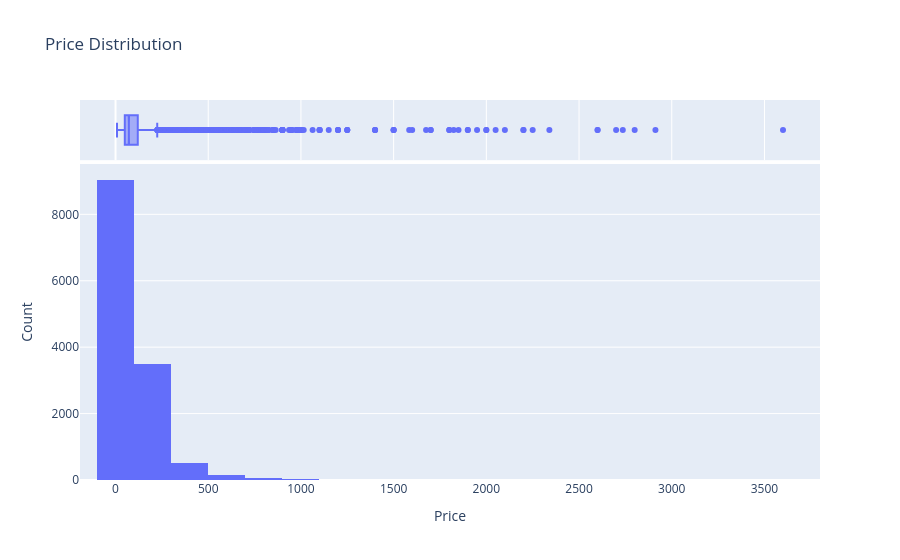

The cell this chart's notebook holds for it:
### Code cell
fig = px.histogram(
    df,
    x='price',
    nbins=30,
    title='Price Distribution',
    marginal='box' 
)

fig.update_layout(
    xaxis_title="Price",
    yaxis_title="Count"
)

fig.show()

### Figure 1 — Plotly figure (JSON) as saved in the notebook; plotly's stock layout.template omitted (floating-point values rounded to 4 significant figures; data arrays with more than 128 entries replaced by an {"elided": "..."} marker saying what was removed)
{"data": [{"bingroup": "x", "hovertemplate": "price=%{x}<br>count=%{y}<extra></extra>", "legendgroup": "", "marker": {"color": "#636efa", "pattern": {"shape": ""}}, "name": "", "nbinsx": 30, "orientation": "v", "showlegend": false, "type": "histogram", "x": {"elided": "13320 float values"}, "xaxis": "x", "yaxis": "y"}, {"hovertemplate": "price=%{x}<extra></extra>", "legendgroup": "", "marker": {"color": "#636efa"}, "name": "", "notched": true, "showlegend": false, "type": "box", "x": {"elided": "13320 float values"}, "xaxis": "x2", "yaxis": "y2"}], "layout": {"barmode": "relative", "legend": {"tracegroupgap": 0}, "title": {"text": "Price Distribution"}, "xaxis": {"anchor": "y", "domain": [0, 1], "title": {"text": "Price"}}, "xaxis2": {"anchor": "y2", "domain": [0, 1], "matches": "x", "showgrid": true, "showticklabels": false}, "yaxis": {"anchor": "x", "domain": [0, 0.8316], "title": {"text": "Count"}}, "yaxis2": {"anchor": "x2", "domain": [0.8416, 1], "matches": "y2", "showgrid": false, "showline": false, "showticklabels": false, "ticks": ""}}}
